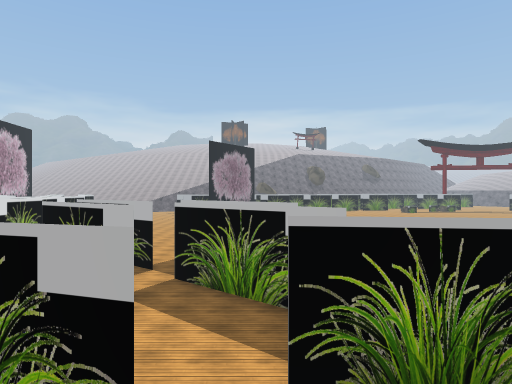
[1] (above)

24 first-person views from a walk through a Unity game level. The camera is 1.2 m above the floor, looks level and sees 75° across. The floor is counted in squares, 2 m on a side. Each view is taken from the middle of a square. On the plan, view 1 faces up. The plan holds only what a view shows up to about 10 squares ahead; the rest is blank. The place goes on beyond the plan. Some surface patterns are stand-ins.

[2]
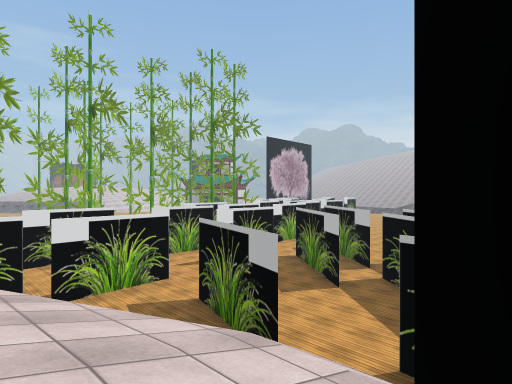

[3]
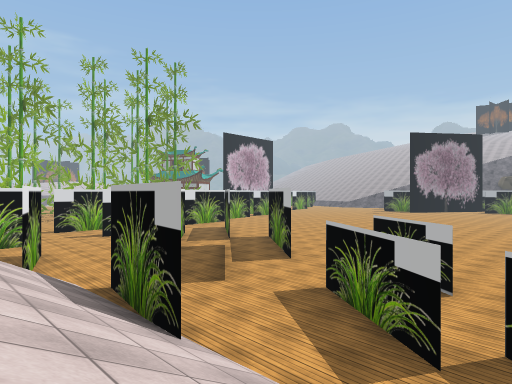

[4]
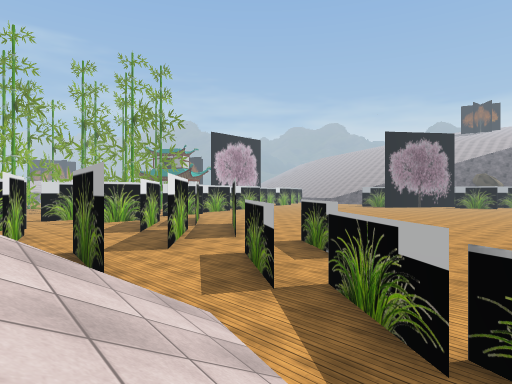

[5]
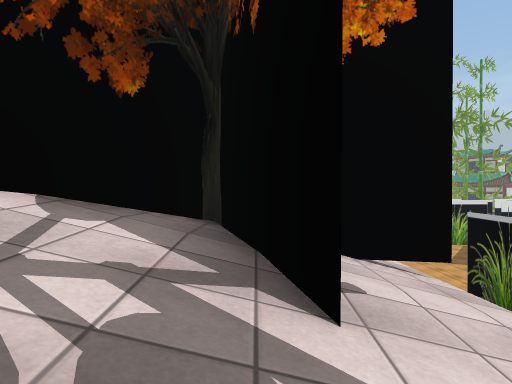

[6]
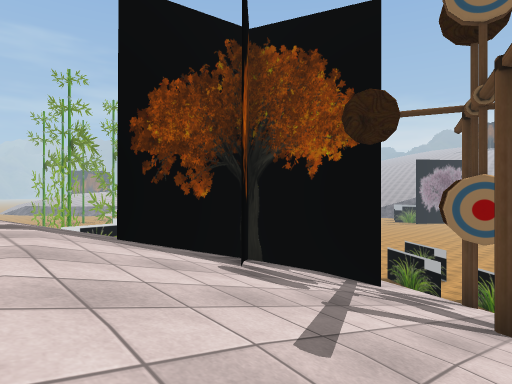

[7]
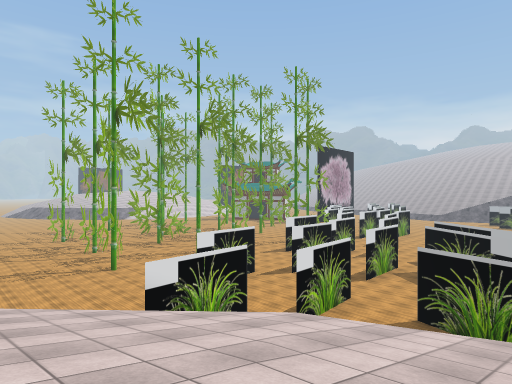

[8]
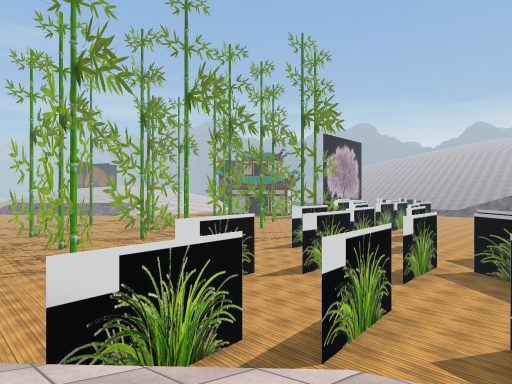

[9]
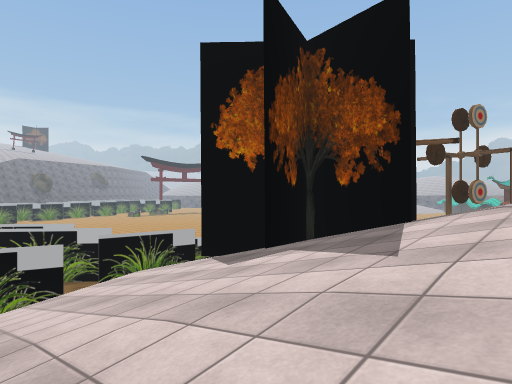

[10]
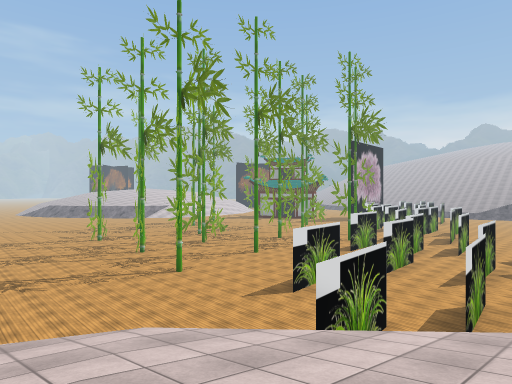

[11]
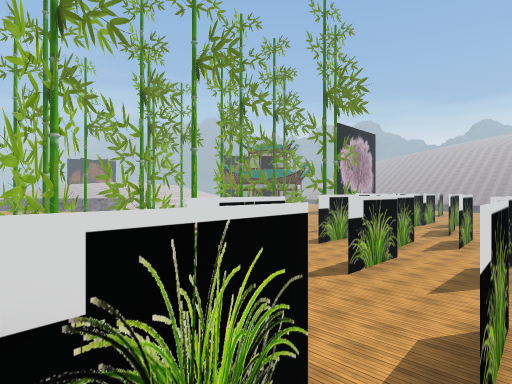

[12]
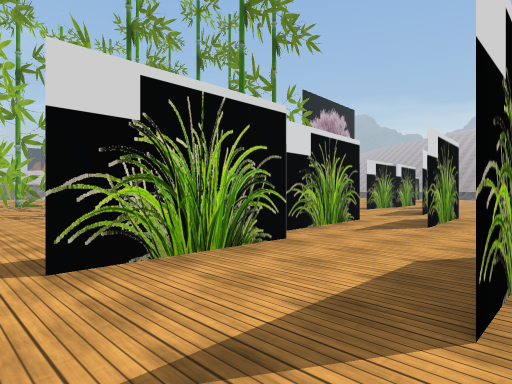

[13]
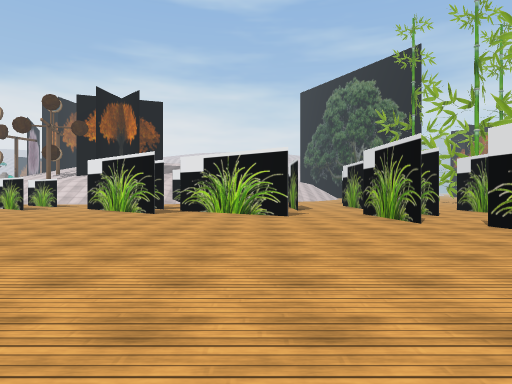

[14]
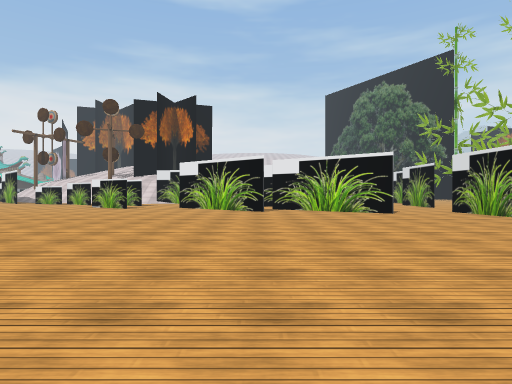

[15]
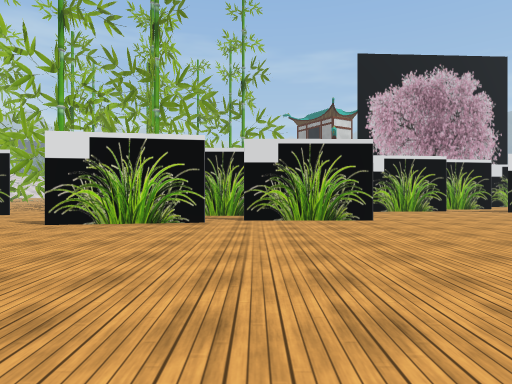

[16]
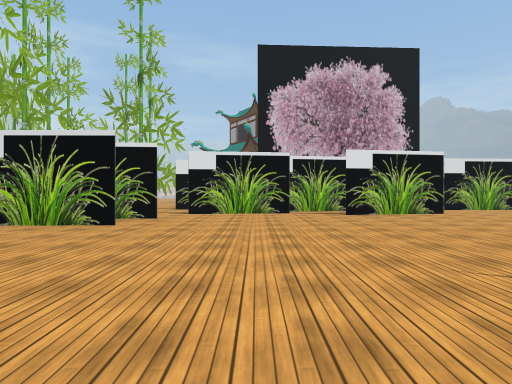

[17]
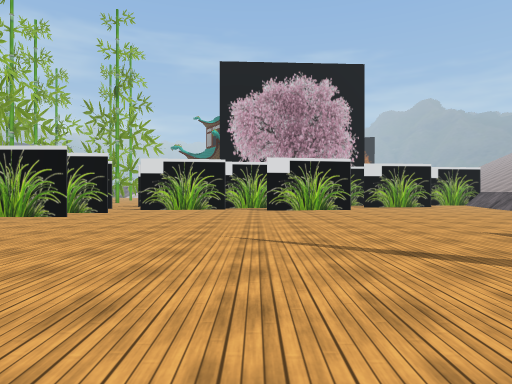

[18]
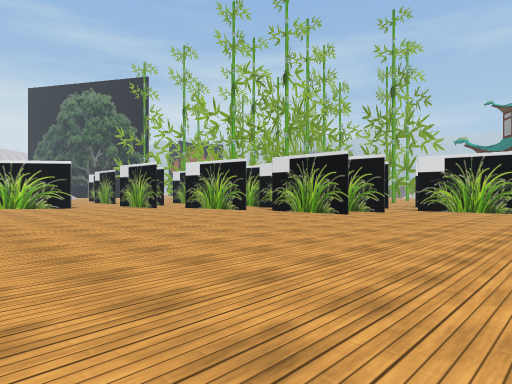

[19]
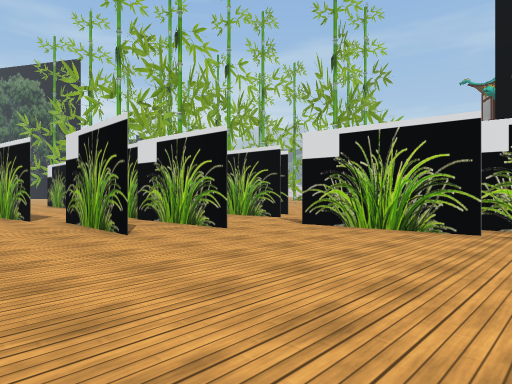

[20]
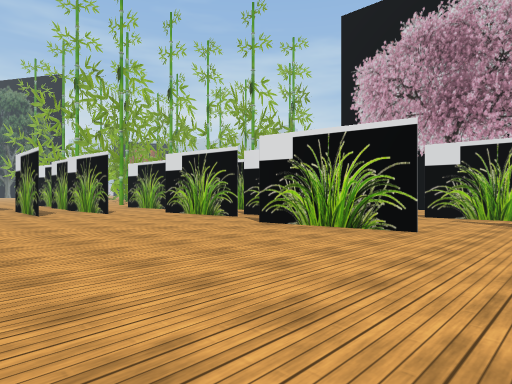

[21]
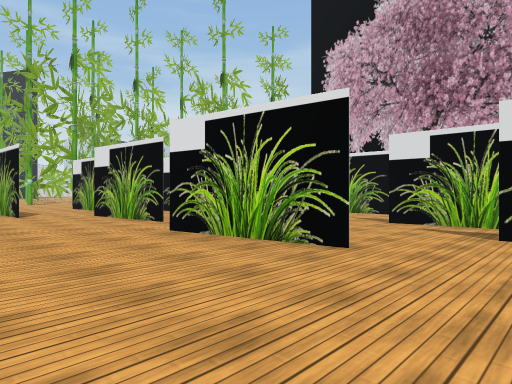

[22]
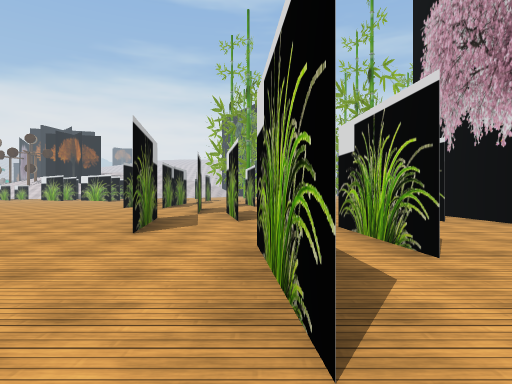

[23]
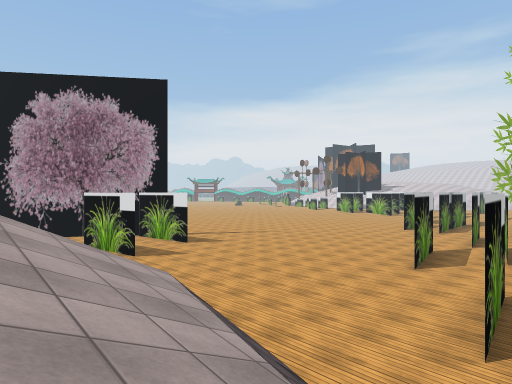

[24]
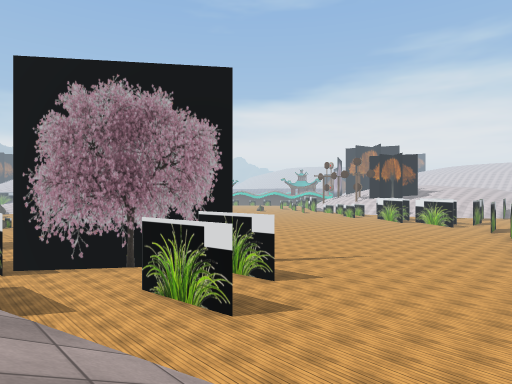

### Floor plan
Key: @ floor where view 1 was taken; # wall or solid block; . main floor; : floor 5.5 m higher than the main floor; / step, stairs or slope; = window, fence, low wall or low ledge; T tree; O other object.
Columns run from 20 left of view 1 to 8 right of it. Each row starts with its distance up from view 1.
 35     ///////
 34      //////  =
 33      //// ==/......##
 32      ../=..........#
 31     .........OOO.. #
 30    ..#.........
 29   ...#........OOO
 28   .#...........
 27  ..#...O........
 26 #......O.........
 25 # ..  .O..........
 24 #      ............
 23        ............
 22       .O...........
 21        O...........
 20       .............
 19       ...##.........
 18       #..##..........
 17       # .##...........
 16          #............
 15           . ...........
 14          .. ............
 13          ................
 12          ...#..............
 11       T ....#...............
 10       T.#..##..OO.O.........
  9       T #. #....OO.O.......
  8            #..#O....O..O...
  7           .#..#.OOOO....O...
  6  O...... ..#..#...O.O..O....
  5     T .....#.........O..O.O.
  4           ...............OOOO
  3           #...#..OO./OOO///.
  2           #...#... O////////
  1     TTT  .....#//   // //////
  0       TT.....#/   //@/TT///#
 -1        ......#  ///////TTT//
 -2        ...../#///////TTTT///=
 -3      ......  //////////T/T///
 -4      .....   ////////////////
 -5      .....  ////////////////
 -6             /// /////    :://

Positions as (right, up) in squares from view 1, and headings:
1: (0, 0), facing up
2: (2, -1), facing up-left
3: (6, 1), facing up-left
4: (8, 1), facing up-left
5: (7, -1), facing left
6: (8, -6), facing up-left
7: (-1, -5), facing up-left
8: (-3, -3), facing up-left
9: (-3, -6), facing up-right
10: (-4, -6), facing up-left
11: (-5, -2), facing up-left
12: (-6, 4), facing up-left
13: (-5, 19), facing down
14: (-2, 20), facing down
15: (-3, 17), facing left
16: (-4, 22), facing left
17: (-2, 24), facing left
18: (-2, 24), facing down-left
19: (-8, 24), facing down-left
20: (-8, 29), facing down-left
21: (-10, 29), facing down-left
22: (-15, 32), facing down
23: (-16, 35), facing down-right
24: (-12, 35), facing down-right
